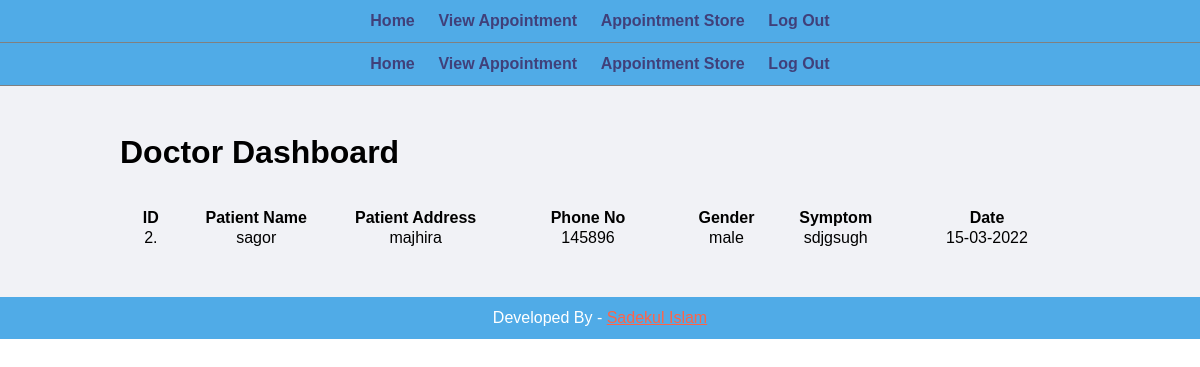
Page /doctor/check.php (signed in) on the committed database.
### tables this page shows
CREATE TABLE `patient_appointment` (
  `appointment_id` int(11) NOT NULL,
  `patient_name` varchar(100) NOT NULL,
  `patient_address` varchar(255) NOT NULL,
  `phone_no` varchar(20) NOT NULL,
  `gender` varchar(20) NOT NULL,
  `symptom` varchar(100) NOT NULL,
  `doctor_id` int(11) NOT NULL,
  `doctor_name` varchar(100) NOT NULL,
  `depart_name` varchar(100) NOT NULL,
  `date` varchar(50) NOT NULL
);

### doctor/patient_search.php (the view)
<?php include('includes/header.php'); ?>
<div class="manage">
    <div class = "wrapper">
        <h1>Doctor Dashboard</h1>
        <br>
        <br>
        <table class="tbl-full">
            <tr>
                <th>ID</th>
                <th>Patient Name</th>
                <th>Patient Address</th>
                <th>Phone No</th>
                <th>Gender</th>
                <th>Symptom</th>
                <th>Date</th>
            </tr>
            <?php
                if(isset($_SESSION['email_name']))
                {
                    $email_name=$_SESSION['email_name'];
                    $get_pro="select * from doctors where email_name='$email_name'";
                    $res = mysqli_query($con,$get_pro);
                    $count= mysqli_num_rows($res);
                    if($count>0){
                        while($row=mysqli_fetch_assoc($res)){
                            $doctor_id=$row['doctor_id'];
                        $get_pro1="select * from patient_appointment where doctor_id='$doctor_id'";
                        $res1 = mysqli_query($con,$get_pro1);
                        while($row1=mysqli_fetch_array($res1)){
                                $appointment_id=$row1['appointment_id'];
                                $patient_name=$row1['patient_name'];
                                $patient_address=$row1['patient_address'];
                                $phone_no=$row1['phone_no'];
                                $gender=$row1['gender'];
                                $symptom=$row1['symptom'];
                                $date=$row1['date'];
                        }
                            }
                        }
                        ?>
                        <tr>
                            <td style="width: 80px;text-align: center;"><?php echo  $appointment_id; ?>. </td>
                            <td style="width: 200px;text-align: center;"><?php echo $patient_name; ?></td>
                            <td style="width: 220px;text-align: center;"><?php echo $patient_address; ?></td>
                            <td style="width: 240px;text-align: center;"><?php echo $phone_no; ?></td>
                            <td style="width: 120px;text-align: center;"><?php echo $gender; ?></td>
                            <td style="width: 140px;text-align: center;"><?php echo $symptom; ?></td>
                            <td style="width: 260px;text-align: center;"><?php echo $date; ?></td>
                        </tr>
                        <?php
                }
                else{
                    echo "No patient";
                }
            ?>
        </table>
    </div>
</div>
<?php include('includes/footer.php'); ?>

### css-backend/style.css (style rules this page uses)
* { margin: 0; padding: 0; font-family: Arial, Helvetica, sans-serif; }
.wrapper { padding: 1%; width: 80%; margin: 0 auto; }
.tbl-full { width: 100%; }
.manage { background-color: #f1f2f6; padding: 3% 0; }

### rows in the picture
patient_appointment: appointment_id "2", patient_name "sagor", patient_address "majhira", phone_no "145896", gender "male", symptom "sdjgsugh", date "15-03-2022"
